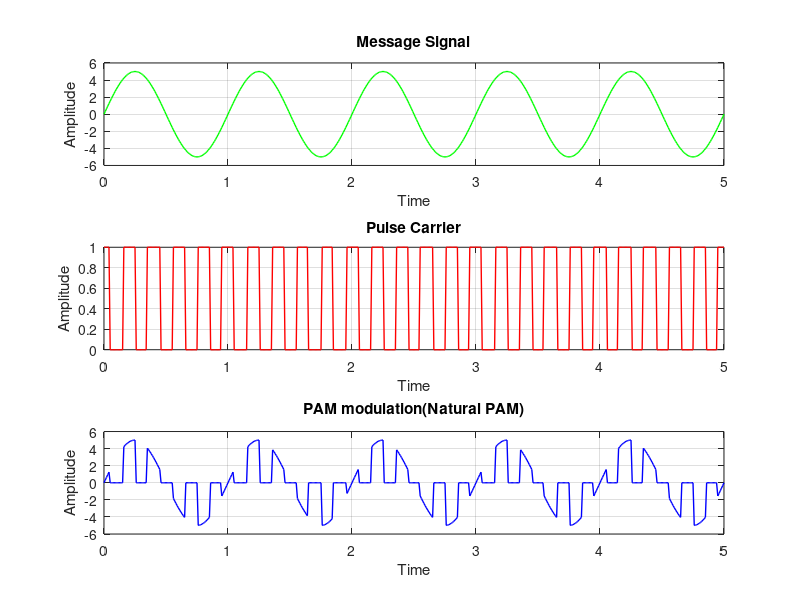

This chart was generated by the following MATLAB code:
%Pulse Amplitude Modulation (Natural PAM)
clc;
close all;
clear all;

%parameters
t = 0:0.01:5;
d = 0:1/5:5;
fm = 1;

%Message signal
x = 5*sin(2*pi*fm*t);
subplot(3,1,1);
plot(t,x,'g','LineWidth',1);
title('Message Signal');
xlabel('Time');
ylabel('Amplitude');
grid on;

%Pulse Carrier
y = pulstran(t,d,'rectpuls',0.1);
subplot(3,1,2);
plot(t,y,'r','LineWidth',1);
title('Pulse Carrier');
xlabel('Time');
ylabel('Amplitude');
grid on;

%PAM output
z = x.*y;
subplot(3,1,3);
plot(t,z,'blue','LineWidth',1);
title('PAM modulation(Natural PAM)');
xlabel('Time');
ylabel('Amplitude');
grid on;